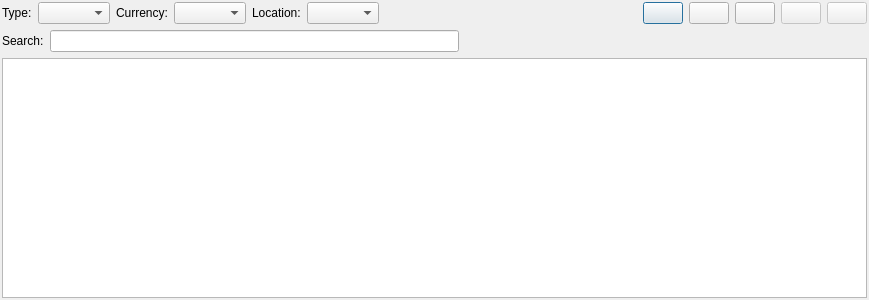
<?xml version="1.0" encoding="UTF-8"?>
<ui version="4.0">
 <class>AssetsListDialog</class>
 <widget class="QDialog" name="AssetsListDialog">
  <property name="geometry">
   <rect>
    <x>0</x>
    <y>0</y>
    <width>869</width>
    <height>300</height>
   </rect>
  </property>
  <property name="windowTitle">
   <string>Assets</string>
  </property>
  <layout class="QVBoxLayout" name="verticalLayout">
   <property name="leftMargin">
    <number>2</number>
   </property>
   <property name="topMargin">
    <number>2</number>
   </property>
   <property name="rightMargin">
    <number>2</number>
   </property>
   <property name="bottomMargin">
    <number>2</number>
   </property>
   <item>
    <widget class="QFrame" name="DisplayFrame">
     <property name="sizePolicy">
      <sizepolicy hsizetype="Preferred" vsizetype="Preferred">
       <horstretch>0</horstretch>
       <verstretch>0</verstretch>
      </sizepolicy>
     </property>
     <property name="frameShape">
      <enum>QFrame::Shape::Panel</enum>
     </property>
     <property name="frameShadow">
      <enum>QFrame::Shadow::Plain</enum>
     </property>
     <property name="lineWidth">
      <number>0</number>
     </property>
     <layout class="QHBoxLayout" name="edit_layout">
      <property name="leftMargin">
       <number>0</number>
      </property>
      <property name="topMargin">
       <number>0</number>
      </property>
      <property name="rightMargin">
       <number>0</number>
      </property>
      <property name="bottomMargin">
       <number>0</number>
      </property>
      <item>
       <widget class="QLabel" name="AssetTypeLbl">
        <property name="text">
         <string>Type:</string>
        </property>
       </widget>
      </item>
      <item>
       <widget class="QComboBox" name="AssetTypeCombo"/>
      </item>
      <item>
       <widget class="QLabel" name="CurrencyLbl">
        <property name="text">
         <string>Currency:</string>
        </property>
       </widget>
      </item>
      <item>
       <widget class="QComboBox" name="CurrencyCombo"/>
      </item>
      <item>
       <widget class="QLabel" name="LocationLbl">
        <property name="text">
         <string>Location:</string>
        </property>
       </widget>
      </item>
      <item>
       <widget class="QComboBox" name="LocationCombo"/>
      </item>
      <item>
       <spacer name="horizontalSpacer">
        <property name="orientation">
         <enum>Qt::Orientation::Horizontal</enum>
        </property>
        <property name="sizeHint" stdset="0">
         <size>
          <width>40</width>
          <height>20</height>
         </size>
        </property>
       </spacer>
      </item>
      <item>
       <widget class="QPushButton" name="AddBtn">
        <property name="toolTip">
         <string>Add new</string>
        </property>
        <property name="text">
         <string/>
        </property>
       </widget>
      </item>
      <item>
       <widget class="QPushButton" name="AddChildBtn">
        <property name="toolTip">
         <string>Add child</string>
        </property>
        <property name="text">
         <string/>
        </property>
       </widget>
      </item>
      <item>
       <widget class="QPushButton" name="RemoveBtn">
        <property name="toolTip">
         <string>Delete</string>
        </property>
        <property name="text">
         <string/>
        </property>
       </widget>
      </item>
      <item>
       <widget class="QPushButton" name="CommitBtn">
        <property name="enabled">
         <bool>false</bool>
        </property>
        <property name="toolTip">
         <string>Save changes</string>
        </property>
        <property name="text">
         <string/>
        </property>
       </widget>
      </item>
      <item>
       <widget class="QPushButton" name="RevertBtn">
        <property name="enabled">
         <bool>false</bool>
        </property>
        <property name="toolTip">
         <string>Revert changes</string>
        </property>
        <property name="text">
         <string/>
        </property>
       </widget>
      </item>
     </layout>
    </widget>
   </item>
   <item>
    <widget class="QFrame" name="SearchFrame">
     <property name="frameShape">
      <enum>QFrame::Shape::Panel</enum>
     </property>
     <property name="frameShadow">
      <enum>QFrame::Shadow::Plain</enum>
     </property>
     <property name="lineWidth">
      <number>0</number>
     </property>
     <layout class="QHBoxLayout" name="search_layout">
      <property name="leftMargin">
       <number>0</number>
      </property>
      <property name="topMargin">
       <number>0</number>
      </property>
      <property name="rightMargin">
       <number>0</number>
      </property>
      <property name="bottomMargin">
       <number>0</number>
      </property>
      <item>
       <widget class="QLabel" name="SearchLbl">
        <property name="text">
         <string>Search:</string>
        </property>
       </widget>
      </item>
      <item>
       <widget class="QLineEdit" name="SearchString"/>
      </item>
      <item>
       <spacer name="horizontalSpacer_2">
        <property name="orientation">
         <enum>Qt::Orientation::Horizontal</enum>
        </property>
        <property name="sizeHint" stdset="0">
         <size>
          <width>40</width>
          <height>20</height>
         </size>
        </property>
       </spacer>
      </item>
     </layout>
    </widget>
   </item>
   <item>
    <widget class="QTableView" name="DataView">
     <property name="editTriggers">
      <set>QAbstractItemView::EditTrigger::AnyKeyPressed|QAbstractItemView::EditTrigger::EditKeyPressed|QAbstractItemView::EditTrigger::SelectedClicked</set>
     </property>
     <property name="alternatingRowColors">
      <bool>true</bool>
     </property>
     <property name="selectionBehavior">
      <enum>QAbstractItemView::SelectionBehavior::SelectRows</enum>
     </property>
     <attribute name="verticalHeaderVisible">
      <bool>true</bool>
     </attribute>
     <attribute name="verticalHeaderMinimumSectionSize">
      <number>20</number>
     </attribute>
     <attribute name="verticalHeaderDefaultSectionSize">
      <number>20</number>
     </attribute>
    </widget>
   </item>
  </layout>
 </widget>
 <resources/>
 <connections/>
</ui>
